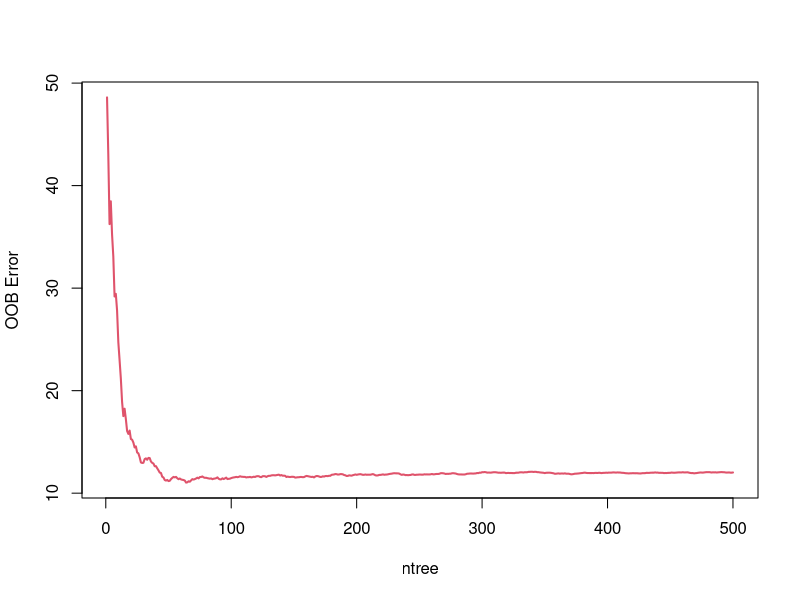
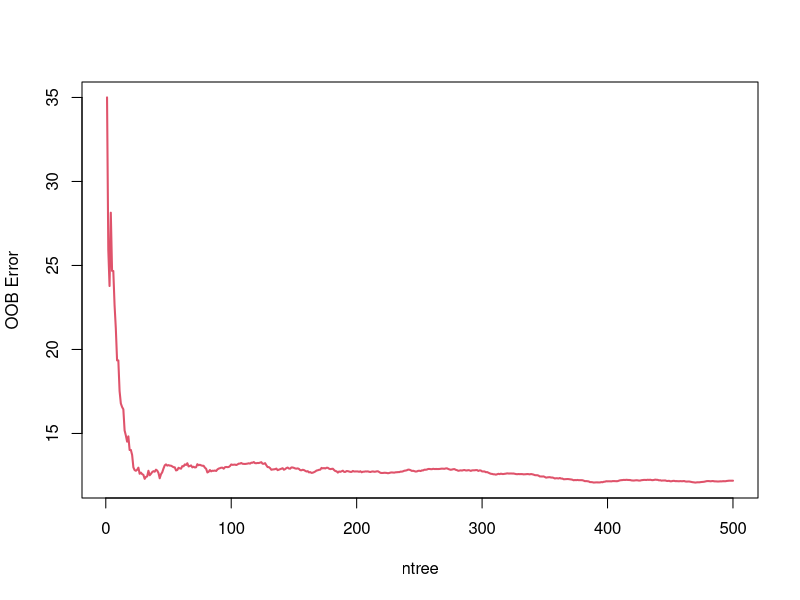
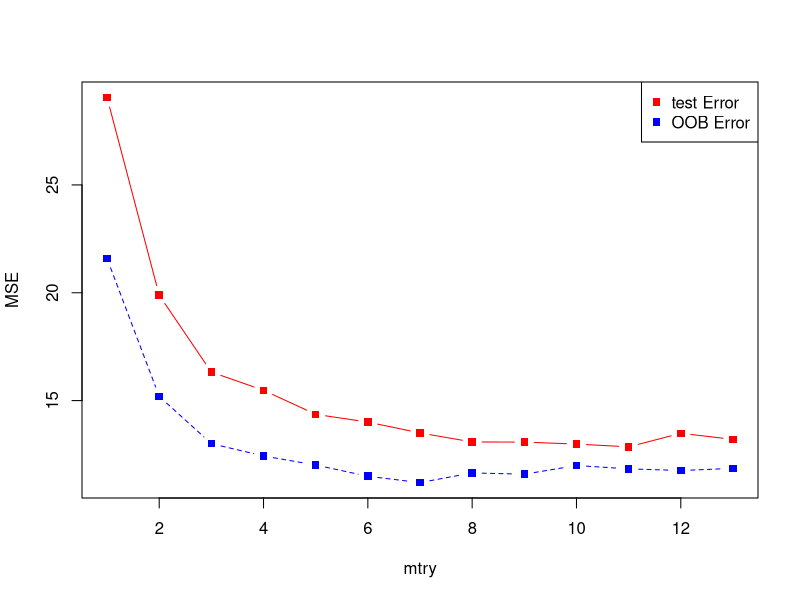
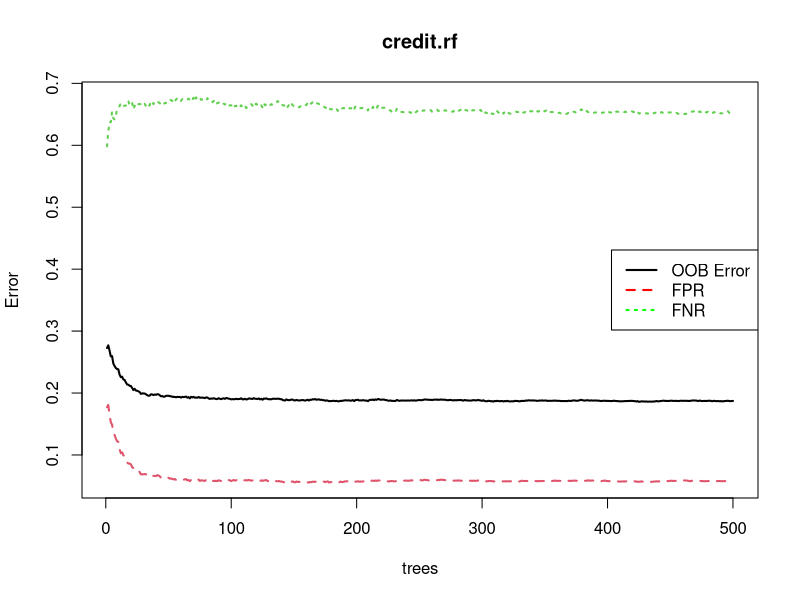
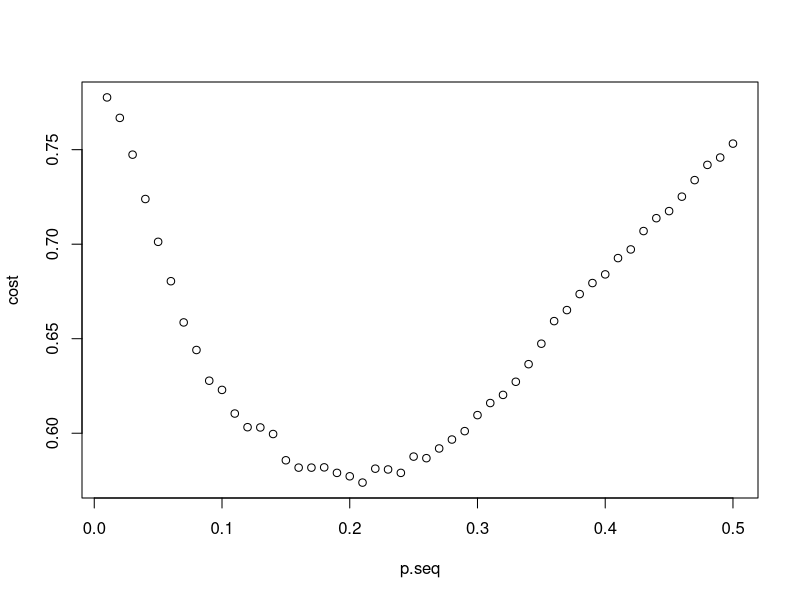
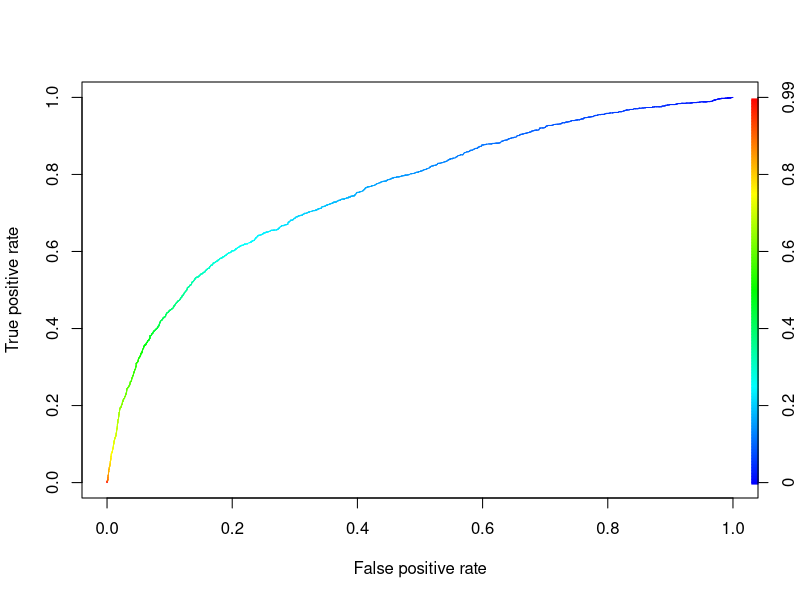

Write R code to recreate these figures, in order.
## ---- chunk 1
knitr::opts_chunk$set(echo = TRUE)
## ---- chunk 2
# load Boston data
library(MASS)
data(Boston)
index <- sample(nrow(Boston),nrow(Boston)*0.60)
boston.train <- Boston[index,]
boston.test <- Boston[-index,]

# load credit card data
credit.data <- read.csv("data/credit_default.csv", header=T)
# convert categorical variables
credit.data$SEX<- as.factor(credit.data$SEX)
credit.data$EDUCATION<- as.factor(credit.data$EDUCATION)
credit.data$MARRIAGE<- as.factor(credit.data$MARRIAGE)
# random splitting
index <- sample(nrow(credit.data),nrow(credit.data)*0.60)
credit.train = credit.data[index,]
credit.test = credit.data[-index,]
## ---- chunk 3
library(randomForest)
boston.rf<- randomForest(medv~., data = boston.train, importance=TRUE)
boston.rf
costMatrix <- matrix(c(0,10,1,0), nrow=2)
mod_rf <- randomForest(medv~., data=boston.train, 
                       importance=TRUE, ntree=500, 
                       parms = list(loss=costMatrix))

## ---- chunk 4
boston.rf$importance
mod_rf$importance
## ---- chunk 5
plot(boston.rf$mse, type='l', col=2, lwd=2, xlab = "ntree", ylab = "OOB Error")
plot(mod_rf$mse, type='l', col=2, lwd=2, xlab = "ntree", ylab = "OOB Error")
## ---- chunk 6
boston.rf.pred<- predict(boston.rf, boston.test)
mean((boston.test$medv-boston.rf.pred)^2)
## ---- chunk 7
oob.err<- rep(0, 13)
test.err<- rep(0, 13)
for(i in 1:13){
  fit<- randomForest(medv~., data = boston.train, mtry=i)
  oob.err[i]<- fit$mse[500]
  test.err[i]<- mean((boston.test$medv-predict(fit, boston.test))^2)
  cat(i, " ")
}
matplot(cbind(test.err, oob.err), pch=15, col = c("red", "blue"), type = "b", ylab = "MSE", xlab = "mtry")
legend("topright", legend = c("test Error", "OOB Error"), pch = 15, col = c("red", "blue"))
## ---- chunk 8
credit.rf <- randomForest(as.factor(default.payment.next.month)~., data = credit.train)
credit.rf
costMatrix <- matrix(c(0,100,1,0), nrow=2)
credit_asy_rf <- randomForest(as.factor(default.payment.next.month)~.,
                              data=credit.train, 
                              importance=TRUE, ntree=500, 
                              parms = list(loss=costMatrix))
credit_asy_rf
## ---- chunk 9
plot(credit.rf, lwd=rep(2, 3))
legend("right", legend = c("OOB Error", "FPR", "FNR"), lwd=rep(2, 3), lty = c(1,2,3), col = c("black", "red", "green"))
## ---- chunk 10
credit.rf.pred<- predict(credit.rf, type = "prob")[,2]
costfunc = function(obs, pred.p, pcut){
    weight1 = 5   # define the weight for "true=1 but pred=0" (FN)
    weight0 = 1    # define the weight for "true=0 but pred=1" (FP)
    c1 = (obs==1)&(pred.p<pcut)    # count for "true=1 but pred=0"   (FN)
    c0 = (obs==0)&(pred.p>=pcut)   # count for "true=0 but pred=1"   (FP)
    cost = mean(weight1*c1 + weight0*c0)  # misclassification with weight
    return(cost) # you have to return to a value when you write R functions
} 
p.seq = seq(0.01, 0.5, 0.01)
cost = rep(0, length(p.seq))  
for(i in 1:length(p.seq)){ 
    cost[i] = costfunc(obs = credit.train$default.payment.next.month, pred.p = credit.rf.pred, pcut = p.seq[i])  
}
plot(p.seq, cost)
## ---- chunk 11
library(ROCR)
pred <- prediction(credit.rf.pred, credit.train$default.payment.next.month)
perf <- performance(pred, "tpr", "fpr")
plot(perf, colorize=TRUE)
#Get the AUC
unlist(slot(performance(pred, "auc"), "y.values"))
## ---- chunk 12
## out-of-sample
optimal.pcut= p.seq[which(cost==min(cost))]
credit.rf.pred.test<- predict(credit.rf, newdata=credit.test, type = "prob")[,2]
credit.rf.class.test<- (credit.rf.pred.test>optimal.pcut)*1
table(credit.test$default.payment.next.month, credit.rf.class.test, dnn = c("True", "Pred"))
